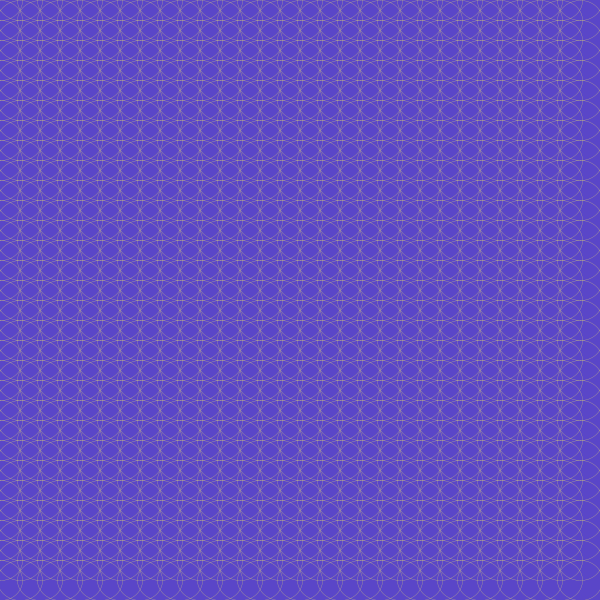
Frame 1 (no input)
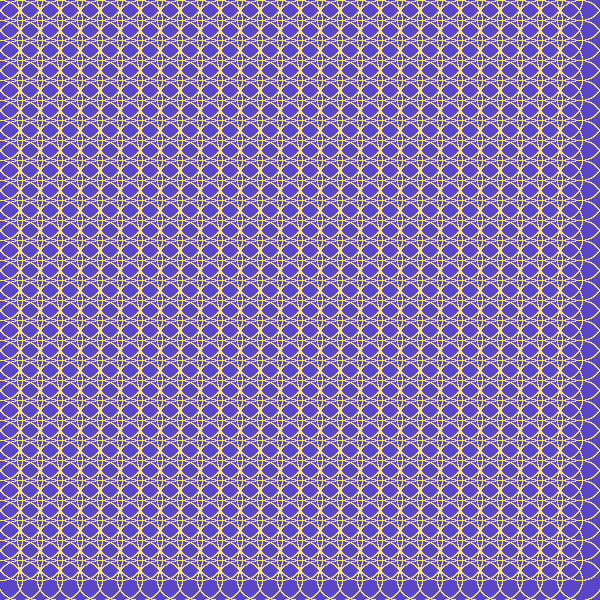
Frame 60 (the mouse pressed at the canvas centre just before this capture)
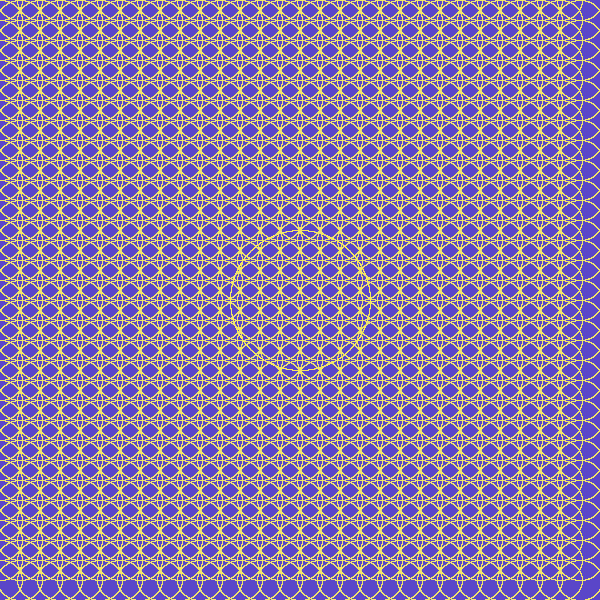
Frame 120 (the mouse held since frame 60 and released just before this capture)

The Processing sketch that drew these frames (run headless with seeded random() and noise(); from frame 60 on, the mouse is pressed at the canvas centre):

// Processing sketch: processing_51526
// ── processing_51526.pde

void setup () {
  size (600, 600);
  background (90, 70, 200);
  smooth ();
  //noStroke();
}

void draw () {
  for (int i = 0; i < width; i +=20) {
    for (int j = 0; j < height; j +=20) {
      if (mouseX > i && mouseX < i+40 && mouseY >j && mouseY < j+40) {
        ellipse (mouseX, mouseY, i*.5, i*.5);
        fill (25, 40);
        noStroke();
      } 
      else {
        noFill();
      }
      if (i%40 == 0 && j%40 == 0) {
        //fill (0, 255, 255); //yellow grid 
        noFill();
        stroke(245, 233, 100);
        strokeWeight (.2);
      }
      ellipse (i, j, 45, 40);
    }
  }
}
